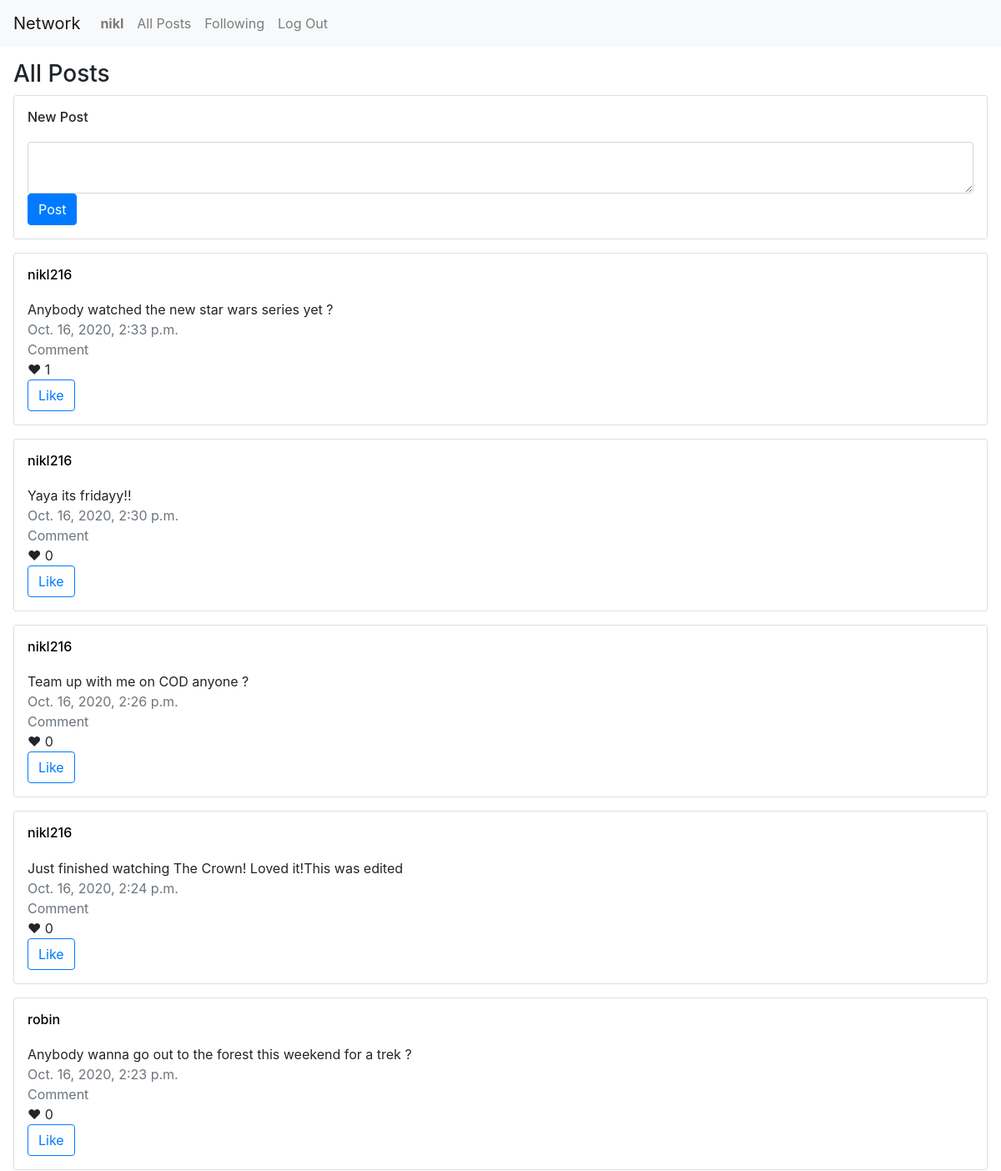
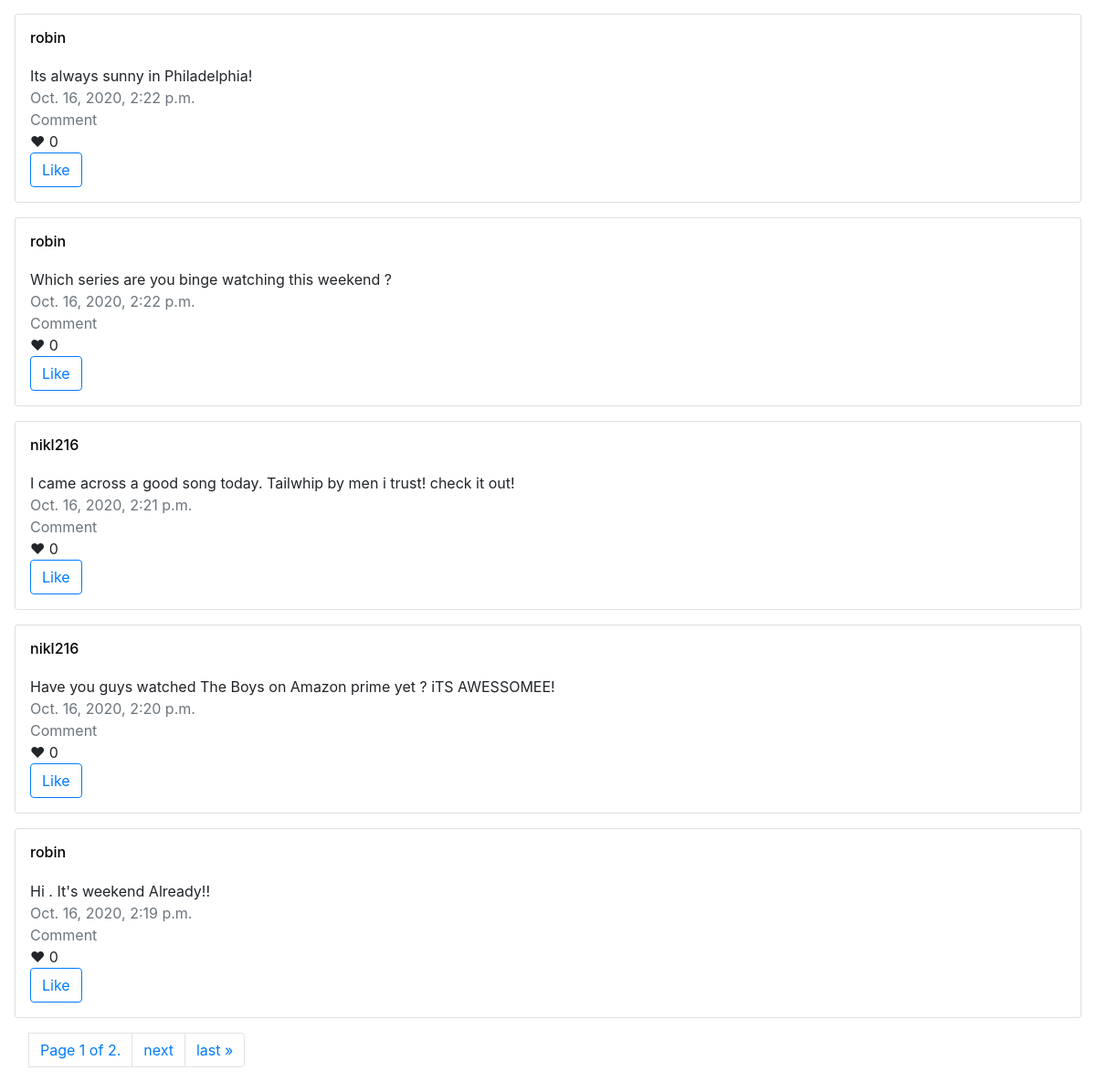
Screenshot of / (signed in) with the database file from the repository (2 pictures, top to bottom).
### network/models.py (models this page shows, shortened)
class User(AbstractUser):
    pass

class Post(models.Model):
    created_by = models.ForeignKey("User", on_delete=models.CASCADE, related_name="posts")
    body = models.TextField()
    timestamp = models.DateTimeField(auto_now_add=True)
    likes = models.IntegerField(default=0)
    liked_users = models.ManyToManyField(User)

### network/views.py (the view)
# urls.py: path("", views.index, name="index"),
def index(request):
    if request.method =="GET":
        posts=Post.objects.all().order_by("-timestamp").all()
        paginator = Paginator(posts, 10)
        page_number = request.GET.get('page')
        page_obj = paginator.get_page(page_number)
        return render(request, "network/index.html",{
            "page_obj":page_obj,
        })
    else:
        body=request.POST["body"]
        post= Post.objects.create(created_by=request.user, body=body)
        return HttpResponseRedirect(reverse("index"))

### network/templates/network/index.html (shortened to what this page needs)
{% extends "network/layout.html" %}
{% block body %}
<h3>All Posts</h3>
{% if user.is_authenticated %}
<div class="card p-3">
  <div class="card-title">
    <h6>New Post</h6>
  </div>
  <form action="{% url 'index' %}" method="post">
    <textarea name="body" class="form-control"></textarea>
    <div class="card-body p-0">
      <button type="submit" class="btn btn-primary">Post</button>
    </div>
  </form>
</div>
{% endif %}
{% for post in page_obj %}
<div class="card p-3 mt-3">
  <div class="card-title">
      <a href="{% url 'profile' post.created_by.pk %}"><h6>{{post.created_by.username}}</h6></a>
    </div>
  <div class="card-body p-0">
      <div>{{post.body}}</div>
      <div class="text-secondary">{{post.timestamp}}</div>
      <div class="text-secondary">Comment</div>
      <div>&#10084; <span class="_{{post.pk}}">{{post.likes}}</span></div>
      {% if user in post.liked_users.all %}
      <div class="unlike{{post.pk}}"><button type="button" class="btn btn-outline-primary" id="unlike"  value="{{post.pk}}">Unike</button></div>
      <div class="like{{post.pk}}" style="display:none;"><button type="button" class="btn btn-outline-primary" id="like" value="{{post.pk}}">Like</button></div>
      {% else %}
      <div class="like{{post.pk}}"><button type="button" class="btn btn-outline-primary" id="like" value="{{post.pk}}">Like</button></div>
      {% endif %}
  </div>
</div>
{% endfor %}
<nav aria-label="Page navigation example" class='p-3'>
    <ul class="pagination">
        <li class="current page-item">
            <li class="page-item page-link">Page {{ page_obj.number }} of {{ page_obj.paginator.num_pages }}.</li>
        </li>
        {% if page_obj.has_next %}
        <li class="page-item"><a class="page-link" href="?page={{ page_obj.next_page_number }}">next</a></li>
        <li class="page-item"><a class="page-link" href="?page={{ page_obj.paginator.num_pages }}">last &raquo;</a></li>
    {% endif %}
    </ul>
  </nav>
{% endblock %}

### network/templates/network/layout.html (shortened to what this page needs)
{% load static %}
<!DOCTYPE html>
<html lang="en">
    <head>
        <link rel="stylesheet" href="https://stackpath.bootstrapcdn.com/bootstrap/4.4.1/css/bootstrap.min.css">
        <link href="{% static 'network/styles.css' %}" rel="stylesheet">
        {% load static %}
    </head>
    <body>
        <nav class="navbar navbar-expand-lg navbar-light bg-light">
            <a class="navbar-brand" href="#">Network</a>
            <div>
              <ul class="navbar-nav mr-auto">
                {% if user.is_authenticated %}
                    <li class="nav-item">
                        <a class="nav-link" href="{% url 'profile' user.pk %}"><strong>{{ user.username }}</strong></a>
                    </li>
                {% endif %}
                <li class="nav-item">
                  <a class="nav-link" href="{% url 'index' %}">All Posts</a>
                </li>
                {% if user.is_authenticated %}
                    <li class="nav-item">
                        <a class="nav-link" href="{% url 'following' %}">Following</a>
                    </li>
                    <li class="nav-item">
                        <a class="nav-link" href="{% url 'logout' %}">Log Out</a>
                    </li>
                {% endif %}
              </ul>
            </div>
          </nav>
        <div class="body m-3">
            {% block body %}
            {% endblock %}
        </div>
    </body>
</html>

### network/static/network/styles.css (style rules this page uses)
a { color: black; }

### rows the page displays
User: username "nikl"
Post: created_by.username "nikl216", body "Anybody watched the new star wars series yet ?", timestamp "Oct. 16, 2020, 2:33 p.m.", likes "1", {{ post.pk }} 13 (drawn)
Post: created_by.username "nikl216", body "Yaya its fridayy!!", timestamp "Oct. 16, 2020, 2:30 p.m.", likes "0", {{ post.pk }} 12 (drawn)
Post: created_by.username "nikl216", body "Team up with me on COD anyone ?", timestamp "Oct. 16, 2020, 2:26 p.m.", likes "0", {{ post.pk }} 11 (drawn)
Post: created_by.username "nikl216", body "Just finished watching The Crown! Loved it!This was edited", timestamp "Oct. 16, 2020, 2:24 p.m.", likes "0", {{ post.pk }} 10 (drawn)
Post: created_by.username "robin", body "Anybody wanna go out to the forest this weekend for a trek ?", timestamp "Oct. 16, 2020, 2:23 p.m.", likes "0", {{ post.pk }} 9 (drawn)
Post: created_by.username "robin", body "Its always sunny in Philadelphia!", timestamp "Oct. 16, 2020, 2:22 p.m.", likes "0", {{ post.pk }} 8 (drawn)
Post: created_by.username "robin", body "Which series are you binge watching this weekend ?", timestamp "Oct. 16, 2020, 2:22 p.m.", likes "0", {{ post.pk }} 7 (drawn)
Post: created_by.username "nikl216", body "I came across a good song today. Tailwhip by men i trust! check it out!", timestamp "Oct. 16, 2020, 2:21 p.m.", likes "0", {{ post.pk }} 6 (drawn)
Post: created_by.username "nikl216", body "Have you guys watched The Boys on Amazon prime yet ? iTS AWESSOMEE!", timestamp "Oct. 16, 2020, 2:20 p.m.", likes "0", {{ post.pk }} 5 (drawn)
Post: created_by.username "robin", body "Hi . It's weekend Already!!", timestamp "Oct. 16, 2020, 2:19 p.m.", likes "0", {{ post.pk }} 4 (drawn)

### other values shown
{{ page_obj.number }} "1"
{{ page_obj.paginator.num_pages }} "2"
